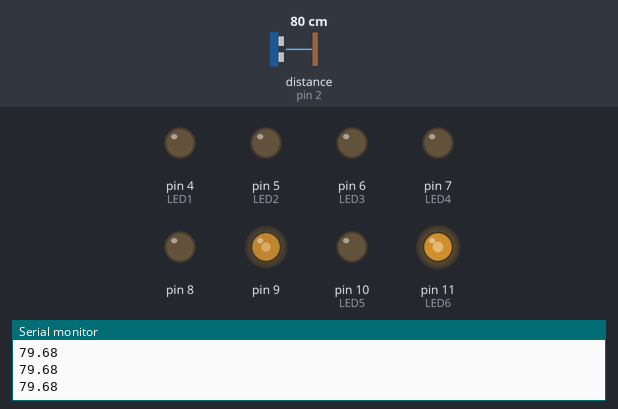
This sketch was run on a simulated Arduino Uno, built with avr-gcc and run on an emulated ATmega328P. Parts: output pins drawn as LEDs (lit = HIGH), the last lines printed to the serial monitor. Wiring (inferred from the names in the program): ultrasonic range finder: trigger pin 3; echo pin 2. Dashed ring = blinking. The test bench sets the inputs (shaded band); at power-on: distance to the obstacle (sensor on pin 2) 80 cm. The echo pulse lasts 58.3 µs per cm; pins used as bus, display or sensor lines are not drawn.

Above: at 1.2 s.
1.3 s: distance to the obstacle (sensor on pin 2) set to 35 cm
At 3.0 s:
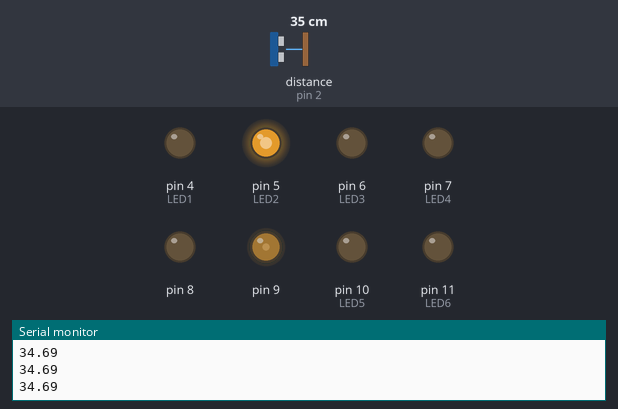
3.3 s: distance to the obstacle (sensor on pin 2) set to 18 cm
At 3.92 s:
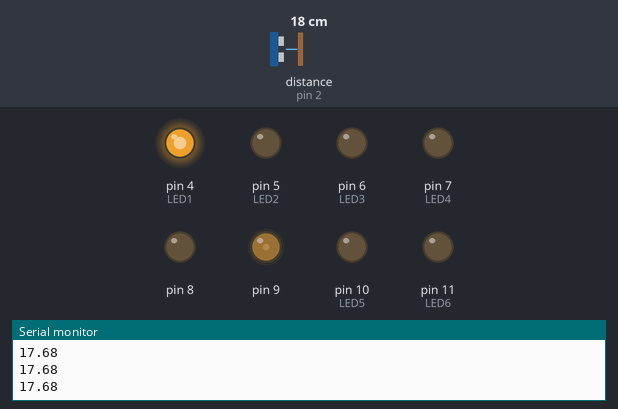
6.3 s: distance to the obstacle (sensor on pin 2) set to 120 cm
At 7.4 s:
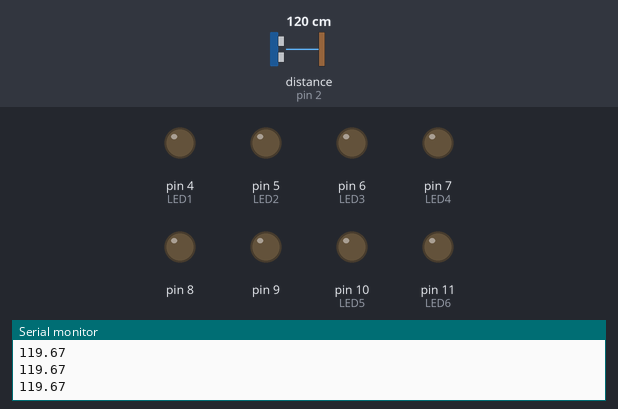
7.8 s: distance to the obstacle (sensor on pin 2) set to 60 cm
At 8.16 s:
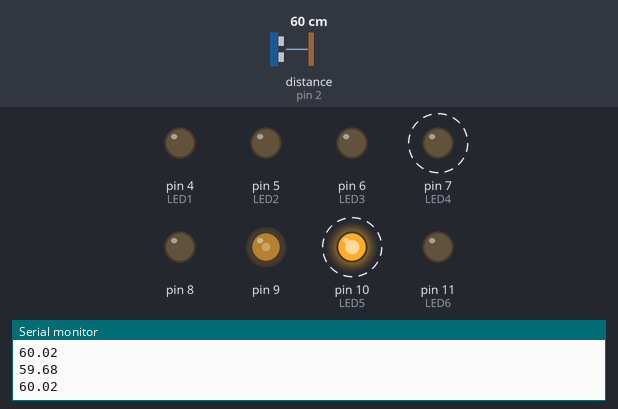
10.8 s: distance to the obstacle (sensor on pin 2) set to 9 cm
At 12.01 s:
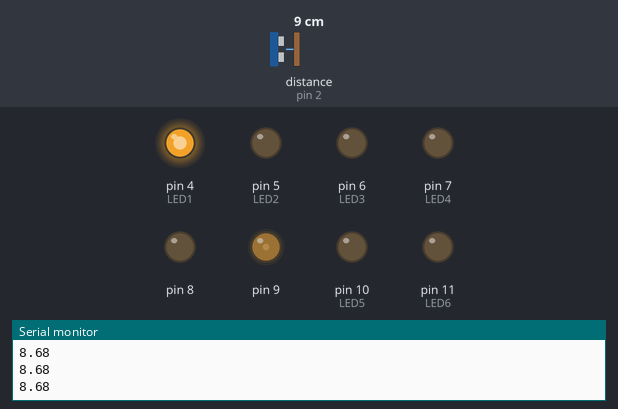
13.8 s: distance to the obstacle (sensor on pin 2) set to 43 cm
At 14.64 s:
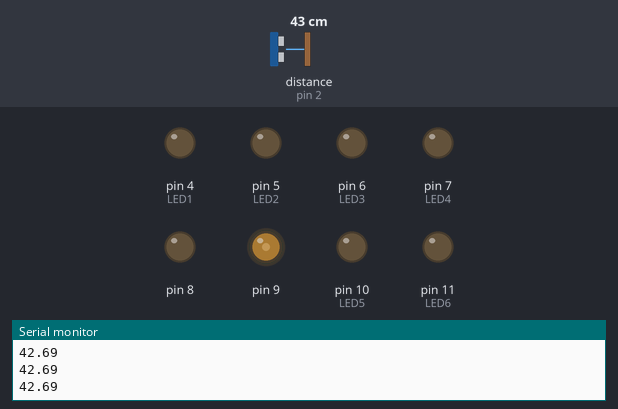
Timing chart, 0 to 17.8 s (numbered marks = the images above; inputs shaded):
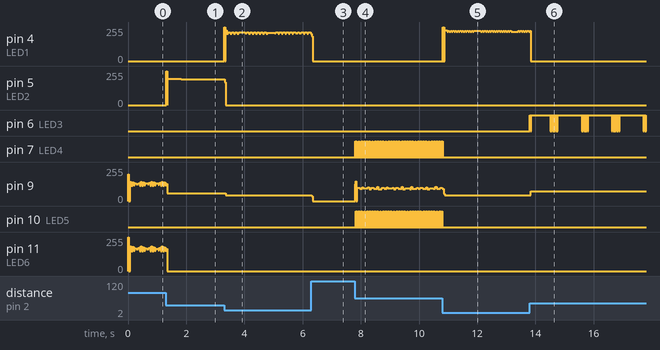

Measured:
- after the input at 1.3 s, pin 5 (LED2): 0/255 → 198/255 at once, → 192/255 0.52 s later
- after the input at 3.3 s, pin 5 (LED2): 192/255 → 0/255 at once; pin 9: 57/255 → 42/255 after 0.06 s
- after the input at 6.3 s, pin 9: 42/255 → 0/255 at once
- after the input at 7.8 s, pin 7 (LED4), pin 10 (LED5): alternates HIGH for 0.01 s and LOW for 0.02 s, starting at once
- after the input at 13.8 s, pin 9: 43/255 → 72/255 after 0.05 s

The sketch:

UNO-LCD.ino
```cpp
#define echo 2
#define trig 3

#define LED8 13
#define LED7 12
#define LED6 11
#define LED5 10
#define LED4 7
#define LED3 6
#define LED2 5
#define LED1 4
#define BUZZER 9

float   duration;
float   distance;

void setup() {

  pinMode(trig, OUTPUT);
  pinMode(echo, INPUT);

  for (int i = 4; i <= 11; i++)
    pinMode(i, OUTPUT);


  Serial.begin(9600);

}

void loop() {

  time_Measurement();
  distance = duration * (0.0343) / 2;
  Serial.println(distance);

  led_Check();
  delay(10);

  for (int i = LED1; i <= LED8; i++) {
    digitalWrite(i, LOW);
  }
}


void time_Measurement()
{
  digitalWrite(trig, LOW);
  delayMicroseconds(2);

  digitalWrite(trig, HIGH);
  delayMicroseconds(10);
  digitalWrite(trig, LOW);

  duration = pulseIn(echo, HIGH);
}

void led_Check() {

  if (90 < distance && distance <= 100) {
    digitalWrite(LED8, HIGH);
    analogWrite(9, 250);
  }
  else if (80 < distance && distance <= 90) {
    digitalWrite(LED7, HIGH);
    analogWrite(9, 225);
  }
  else if (70 < distance && distance <= 80) {
    digitalWrite(LED6, HIGH);
    analogWrite(9, 200);
  }
  else if (60 < distance && distance <= 70) {
    digitalWrite(LED5, HIGH);
    analogWrite(9, 150);
  }
  else if (50 < distance && distance <= 60) {
    digitalWrite(LED4, HIGH);
    analogWrite(9, 125);
  }
  else if (40 < distance && distance <= 50) {
    digitalWrite(LED3, HIGH);
    analogWrite(9, 100);
  }
  else if (30 < distance && distance <= 40) {
    digitalWrite(LED2, HIGH);
    analogWrite(9, 75);
  }
  else if (0 < distance && distance <= 30) {
    digitalWrite(LED1, HIGH);
    analogWrite(9, 50);
  }

  else {
    for (int i = LED1; i <= LED8; i++)
      digitalWrite(i, LOW);
    analogWrite(9, 0);
  }

}
```
